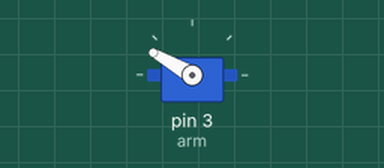
The sketch below on a simulated Arduino Uno, built with avr-gcc and run on an emulated ATmega328P. Shown: servo.

Above: at 0.05 s.
Timing chart, 0 to 4.6 s (numbered marks = the images above):
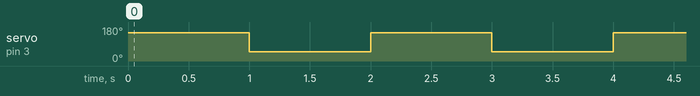

The sketch:

Servo_test.ino
```cpp
#include<Servo.h>
Servo arm;


void setup() {
 arm.attach(3); // put your setup code here, to run once:

}

void loop() {
  arm.write(150);
  delay(1000);
  arm.write(50);
  delay(1000);
  // put your main code here, to run repeatedly:

}
```

Measured:
- by itself, servo on pin 3 (arm): alternates 150° for 1.0 s and 50° for 1.0 s
